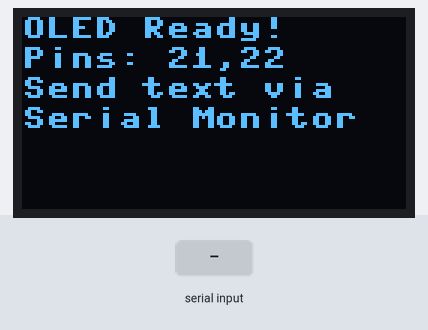
A program run on a simulated ESP32 board running MicroPython. On the bench: 128×64 one-colour display. The inputs (shaded band) are chosen by the test bench. What the program prints to the serial console is not drawn. At 6.0 s the program stops and its outputs stay as they are.

Above: at 1.2 s.
1.3 s: "SoftI2C" typed at the serial console, then Enter
At 2.1 s:
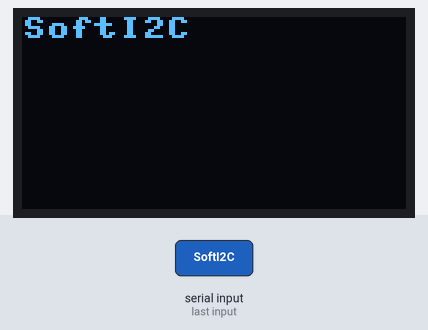
2.8 s: "clear" typed at the serial console, then Enter
At 4.1 s:
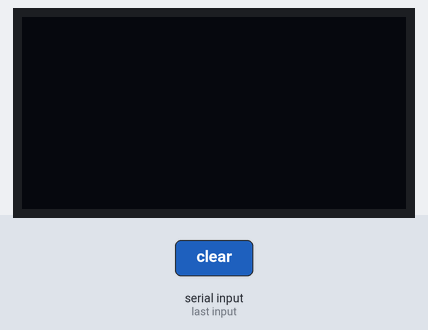
4.4 s: "1" typed at the serial console, then Enter
At 5.3 s:
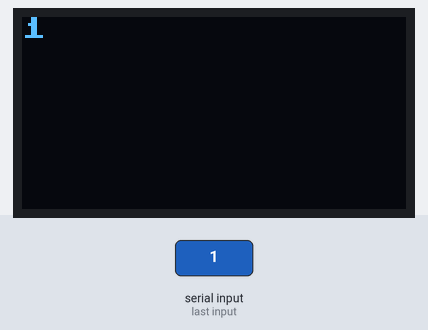
5.9 s: "quit" typed at the serial console, then Enter
At 6.2 s:
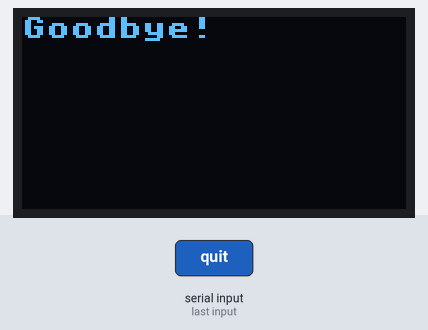
Timing chart, 0 to 7.5 s (numbered marks = the images above; inputs shaded):
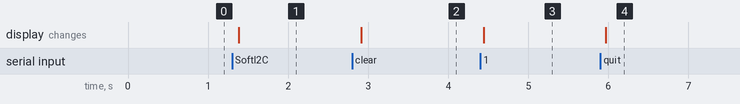

Measured:
- after the input at 1.3 s, the display: changes after 0.09 s (image 1)
- after the input at 2.8 s, the display: changes after 0.11 s (image 2)
- after the input at 4.4 s, the display: changes at once (image 3)
- after the input at 5.9 s, the display: changes after 0.07 s (image 4)

The program:

interactive_oled_display.py
```python
# Interactive OLED Display - Receive Text from Serial Monitor
# This allows you to send text from your computer to display on OLED

from machine import Pin, SoftI2C, I2C
import ssd1306
import sys
import time
import uselect

# ===== CONFIGURATION =====
# Change these pins based on your setup
SDA_PIN = 21  # Try 21, 22, 4, 5, 18, 19, 25, 26
SCL_PIN = 22  # Try 22, 21, 5, 4, 19, 18, 26, 25
I2C_TYPE = "SoftI2C"  # "SoftI2C" or "Hardware I2C"

# ===== OLED SETUP =====
def setup_oled():
    """Setup OLED display with error handling"""
    try:
        # Create I2C object
        if I2C_TYPE == "SoftI2C":
            i2c = SoftI2C(sda=Pin(SDA_PIN), scl=Pin(SCL_PIN))
        else:
            i2c = I2C(0, sda=Pin(SDA_PIN), scl=Pin(SCL_PIN))

        # Create OLED object
        oled = ssd1306.SSD1306_I2C(128, 64, i2c)

        # Test the display
        oled.fill(0)
        oled.text("OLED Ready!", 0, 0)
        oled.text(f"Pins: {SDA_PIN},{SCL_PIN}", 0, 10)
        oled.text("Send text via", 0, 20)
        oled.text("Serial Monitor", 0, 30)
        oled.show()

        print(f"✅ OLED initialized with {I2C_TYPE}")
        print(f"📍 Using pins: SDA={SDA_PIN}, SCL={SCL_PIN}")
        print("💡 Send text from Serial Monitor to display on OLED")

        return oled

    except ImportError:
        print("❌ ssd1306 library not found!")
        print("💡 Upload ssd1306.py to your ESP32")
        return None
    except Exception as e:
        print(f"❌ OLED setup failed: {e}")
        print("💡 Try different pins or check connections")
        return None

def display_text(oled, text, clear=True):
    """Display text on OLED with word wrapping"""
    if clear:
        oled.fill(0)

    # Word wrapping for OLED display
    words = text.split()
    lines = []
    current_line = ""

    for word in words:
        if len(current_line + " " + word) <= 16:  # 16 characters per line
            current_line += (" " + word) if current_line else word
        else:
            if current_line:
                lines.append(current_line)
            current_line = word

    if current_line:
        lines.append(current_line)

    # Display lines (max 8 lines for 64px height)
    for i, line in enumerate(lines[:8]):
        y_pos = i * 8
        oled.text(line, 0, y_pos)

    oled.show()

def main():
    """Main interactive OLED program"""
    print("🔍 Interactive OLED Display")
    print("=" * 40)

    # Setup OLED
    oled = setup_oled()
    if not oled:
        print("❌ Cannot start without OLED")
        return

    # Setup serial input
    select = uselect.select
    stdin = sys.stdin

    print("\n📺 OLED Display Active!")
    print("💻 Send text from Serial Monitor:")
    print("   - Type any text and press Enter")
    print("   - Text will appear on OLED display")
    print("   - Type 'clear' to clear display")
    print("   - Type 'quit' to exit")
    print("=" * 40)

    # Main loop
    while True:
        try:
            # Check for serial input (non-blocking)
            if select([stdin], [], [], 0)[0]:
                msg = stdin.readline().strip()

                if not msg:
                    continue

                print(f"📤 Received: '{msg}'")

                # Handle special commands
                if msg.lower() == 'quit':
                    print("👋 Goodbye!")
                    oled.fill(0)
                    oled.text("Goodbye!", 0, 0)
                    oled.show()
                    break
                elif msg.lower() == 'clear':
                    oled.fill(0)
                    oled.show()
                    print("🧹 Display cleared")
                else:
                    # Display the message
                    display_text(oled, msg)
                    print(f"✅ Displayed: '{msg}'")

            time.sleep(0.1)  # Small delay to prevent busy waiting

        except KeyboardInterrupt:
            print("\n👋 Interrupted by user")
            break
        except Exception as e:
            print(f"❌ Error: {e}")
            time.sleep(1)

# Alternative simple version without serial input
def simple_demo():
    """Simple demo without serial input"""
    print("🎬 Simple OLED Demo")

    oled = setup_oled()
    if not oled:
        return

    messages = [
        "Hello World!",
        "ESP32 OLED",
        "MicroPython",
        "Working Great!",
        "Pin Test Success"
    ]

    for i, msg in enumerate(messages):
        print(f"📺 Displaying: {msg}")
        display_text(oled, msg)
        time.sleep(2)

    # Final message
    oled.fill(0)
    oled.text("Demo Complete!", 0, 0)
    oled.text("Try interactive", 0, 10)
    oled.text("version!", 0, 20)
    oled.show()

# Run the program
if __name__ == "__main__":
    try:
        main()
    except:
        print("💡 Running simple demo instead...")
        simple_demo()
```
